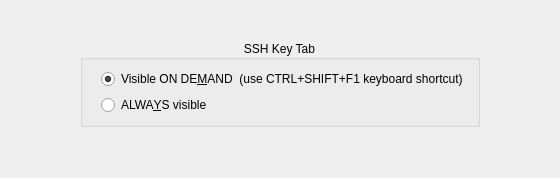
      <widget class="QWidget" name="pageAdvanced">
       <layout class="QGridLayout" name="gridLayout">
        <property name="leftMargin">
         <number>80</number>
        </property>
        <property name="topMargin">
         <number>40</number>
        </property>
        <property name="rightMargin">
         <number>80</number>
        </property>
        <item row="1" column="0">
         <spacer name="verticalSpacer_18">
          <property name="orientation">
           <enum>Qt::Vertical</enum>
          </property>
          <property name="sizeHint" stdset="0">
           <size>
            <width>20</width>
            <height>40</height>
           </size>
          </property>
         </spacer>
        </item>
        <item row="0" column="0">
         <widget class="QGroupBox" name="groupBox_SSH">
          <property name="maximumSize">
           <size>
            <width>600</width>
            <height>16777215</height>
           </size>
          </property>
          <property name="title">
           <string>SSH Key Tab</string>
          </property>
          <property name="alignment">
           <set>Qt::AlignCenter</set>
          </property>
          <layout class="QVBoxLayout" name="verticalLayout_24">
           <property name="leftMargin">
            <number>18</number>
           </property>
           <item>
            <widget class="QRadioButton" name="radioButtonSSHTabOnDemand">
             <property name="text">
              <string>Visible ON DE&amp;MAND  (use CTRL+SHIFT+F1 keyboard shortcut)</string>
             </property>
             <property name="checked">
              <bool>true</bool>
             </property>
            </widget>
           </item>
           <item>
            <widget class="QRadioButton" name="radioButtonSSHTabAlways">
             <property name="text">
              <string>ALWA&amp;YS visible</string>
             </property>
            </widget>
           </item>
          </layout>
         </widget>
        </item>
       </layout>
      </widget>
